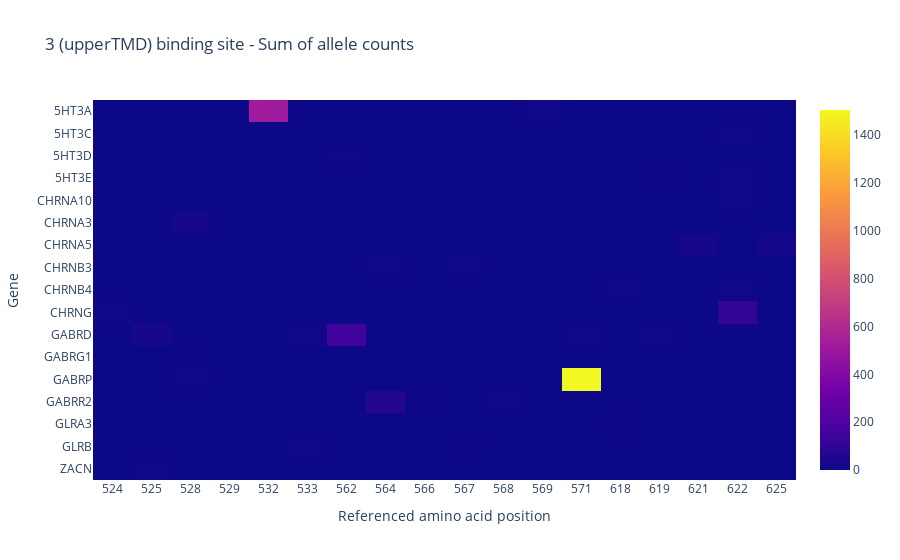

The code cell stored with this chart in its notebook:
### Code cell
fig = go.Figure(data=go.Heatmap(
    z = data,
    x=[str(int(aa)) for aa in aacids],
    y=genes,
    hoverongaps=False
))
fig.update_layout(
    title=f"{bs_interest[0]} binding site - Sum of allele counts",
    xaxis_title = "Referenced amino acid position",
    yaxis_title = "Gene"
)
fig.show()

### Figure 1 — Plotly figure (JSON) as saved in the notebook; plotly's stock layout.template omitted (floating-point values rounded to 4 significant figures; data arrays with more than 128 entries replaced by an {"elided": "..."} marker saying what was removed)
{"data": [{"hoverongaps": false, "type": "heatmap", "x": ["524", "525", "528", "529", "532", "533", "562", "564", "566", "567", "568", "569", "571", "618", "619", "621", "622", "625"], "y": ["ZACN", "GLRB", "GLRB", "GLRA3", "GABRR2", "GABRR2", "GABRR2", "GABRP", "GABRP", "GABRG1", "GABRD", "GABRD", "GABRD", "GABRD", "GABRD", "CHRNG", "CHRNG", "CHRNB4", "CHRNB4", "CHRNB3", "CHRNB3", "CHRNA5", "CHRNA5", "CHRNA3", "CHRNA10", "5HT3E", "5HT3E", "5HT3D", "5HT3C", "5HT3A", "5HT3A"], "z": {"elided": "31x18 int values"}}], "layout": {"title": {"text": "3 (upperTMD) binding site - Sum of allele counts"}, "xaxis": {"title": {"text": "Referenced amino acid position"}}, "yaxis": {"title": {"text": "Gene"}}}}
